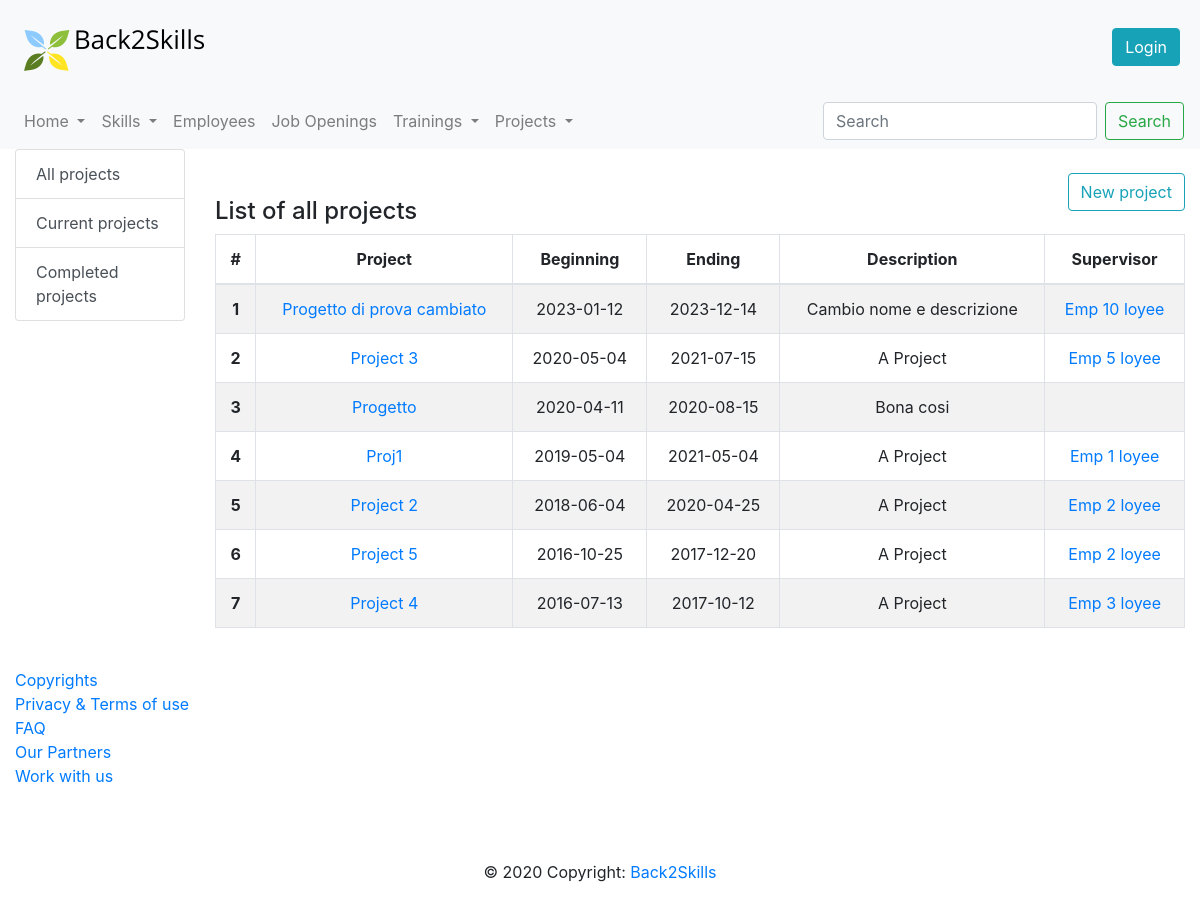
The app's page /projects with its own data.
### database.py (models this page shows)
class Project(db.Model):
    __tablename__ = 'project'
    id = db.Column(db.Integer, primary_key=True)
    name = db.Column(db.String)
    description = db.Column(db.String)
    starting_date = db.Column(db.Date)
    ending_date = db.Column(db.Date)
    role_in_project = db.relationship("Role_in_project", secondary="project_role")
    supervisor = db.Column(db.Integer, db.ForeignKey('employee.id'))

class Employee(db.Model):
    __tablename__ = 'employee'
    id = db.Column(db.Integer, primary_key=True)
    photo = db.Column(db.String(100), nullable=False, default='')
    cv = db.Column(db.String) #eventually we can put a link to the Curriculum Vitae file
    name = db.Column(db.String)
    surname = db.Column(db.String)
    email = db.Column(db.String)
    telephone = db.Column(db.String)
    date_of_birth = db.Column(db.Date)
    date_of_assumption = db.Column(db.Date)
    living_place = db.Column(db.String)
    driving_licence = db.Column(db.Boolean) #I would say we only specify whether he/she has it or not, so true or false
    role = db.Column(db.Integer, db.ForeignKey('role.id'))
    skill = db.relationship("Skill", secondary="employee_skill")
    training = db.relationship("Training", secondary="employee_training")
    project_role = db.relationship("Project_Role")
    state_in_company = db.Column(db.String)
    education_level = db.Column(db.String)
    language_certificate = db.Column(db.String)

### app.py (the view, shortened to what this page needs)
@app.route('/projects', methods=['GET', 'POST'])
@app.route('/projects/<period>')
def projects(period="all"):
    if period == "past":
        projects_list, supervisors = get_past_projects()
    elif period == "current":
        projects_list, supervisors = get_current_projects()
    elif period == "all":
        projects_list, supervisors = get_projects_and_supervisors()
    projects_list.sort(key=lambda x: x.starting_date, reverse=True)
    possible_roles=get_roles_in_projects()
    possible_roles.sort(key=lambda x: x.id)
    emp = get_employees()
    return render_template('projects.html', projects=projects_list, period=period, supervisors=supervisors, roles=possible_roles, employees=emp)

### database.py (called while the page is built)
def get_employees():
    employees=Employee.query.all()
    employees.sort(key=lambda x: x.name)
    return employees

def get_employee_by_id(emp_id):
    return Employee.query.filter(Employee.id==emp_id).first()

def get_projects_and_supervisors():
    projects=Project.query.all()
    projects.sort(key=lambda x: x.name)
    supervisors = []
    for prj in projects:
        if prj.supervisor:
            supervisors.append(get_employee_by_id(prj.supervisor))
    supervisors = list(dict.fromkeys(supervisors))
    return projects, supervisors

def get_roles_in_projects():
    roles=Role_in_project.query.all()
    roles.sort(key=lambda x: x.id)
    return roles

### templates/projects.html (shortened to what this page needs)
{% extends "layout.html" %}
 {% block pageContent %}
        <div class="row">
        <div class="col-md-2">
          <div class="content-section">
              <div class="list-group">
                  <a href="/projects/all" class="list-group-item list-group-item-action">All projects</a>
                  <a href="/projects/current" class="list-group-item list-group-item-action">Current projects</a>
                  <a href="/projects/past" class="list-group-item list-group-item-action">Completed projects</a>
              </div>
          </div>
        </div>
          <div class="col-md-10">
              {% block sectionContent %}
                  <br/>
                    <button type="button" class="btn btn-outline-info float-right" data-toggle="modal" data-target="#newProjectModal">
                      New project
                    </button>
                  <br/>
                  <h4>List of {{ period }} projects</h4>
                  <div class="table-responsive">
                      <table class="table table-hover table-bordered table-striped text-center">
                          <thead>
                            <tr>
                              <th scope="col">#</th>
                              <th scope="col">Project</th>
                              <th scope="col">Beginning</th>
                              <th scope="col">Ending</th>
                              <th scope="col">Description</th>
                              <th scope="col">Supervisor</th>
                            </tr>
                          </thead>
                          <tbody>
                            {% for project in projects %}
                                <tr>
                                  <th scope="row">{{loop.index}}</th>
                                  <td><a href="/project/{{ project.id }}"> {{ project.name }} </a></td>
                                  <td>{{ project.starting_date }}</td>
                                  <td>{{ project.ending_date }}</td>
                                  <td>{{ project.description }}</td>
                                  <td>
                                      {% for sup in supervisors %}
                                          {% if sup.id == project.supervisor %}
                                                <a href="/employee/{{ sup.id }}">{{ sup.name }} {{ sup.surname }}</a>
                                          {% endif %}
                                      {% endfor %}
                                  </td>
                                </tr>
                            {% endfor %}
                          </tbody>
                      </table>
                  </div>
              {% endblock %}
          </div>
      </div>
 {% endblock %}

### records on screen
Project: name "Progetto di prova cambiato", starting_date "2023-01-12", ending_date "2023-12-14", description "Cambio nome e descrizione"
Employee: name "Emp 10", surname "loyee"
Project: name "Project 3", starting_date "2020-05-04", ending_date "2021-07-15", description "A Project"
Employee: name "Emp 5", surname "loyee"
Project: name "Progetto", starting_date "2020-04-11", ending_date "2020-08-15", description "Bona cosi"
Project: name "Proj1", starting_date "2019-05-04", ending_date "2021-05-04", description "A Project"
Employee: name "Emp 1", surname "loyee"
Project: name "Project 2", starting_date "2018-06-04", ending_date "2020-04-25", description "A Project"
Employee: name "Emp 2", surname "loyee"
Project: name "Project 5", starting_date "2016-10-25", ending_date "2017-12-20", description "A Project"
Project: name "Project 4", starting_date "2016-07-13", ending_date "2017-10-12", description "A Project"
Employee: name "Emp 3", surname "loyee"

### other values on screen
{{ period }} "all"
